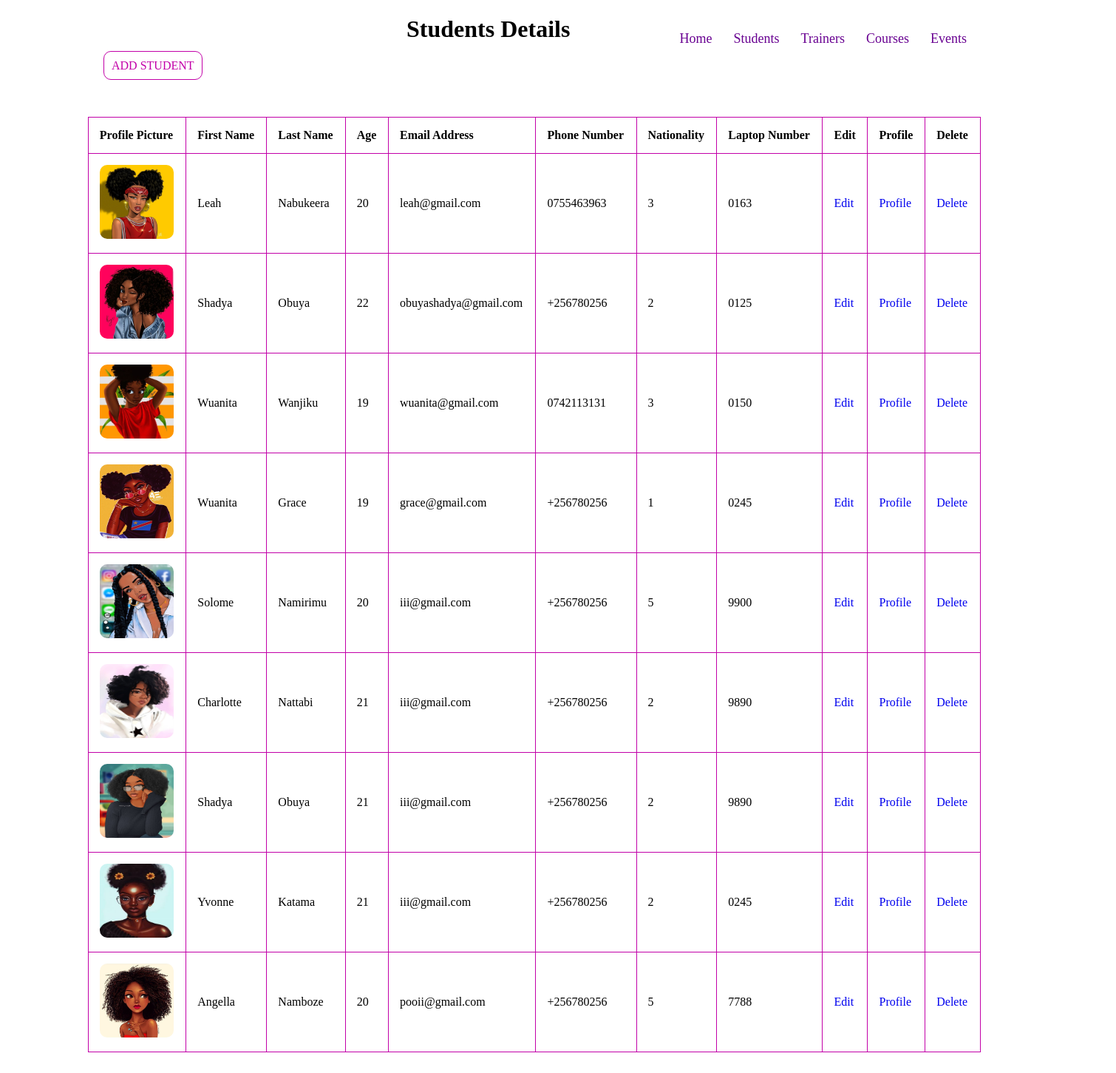
The app's page /student/list/, older data.
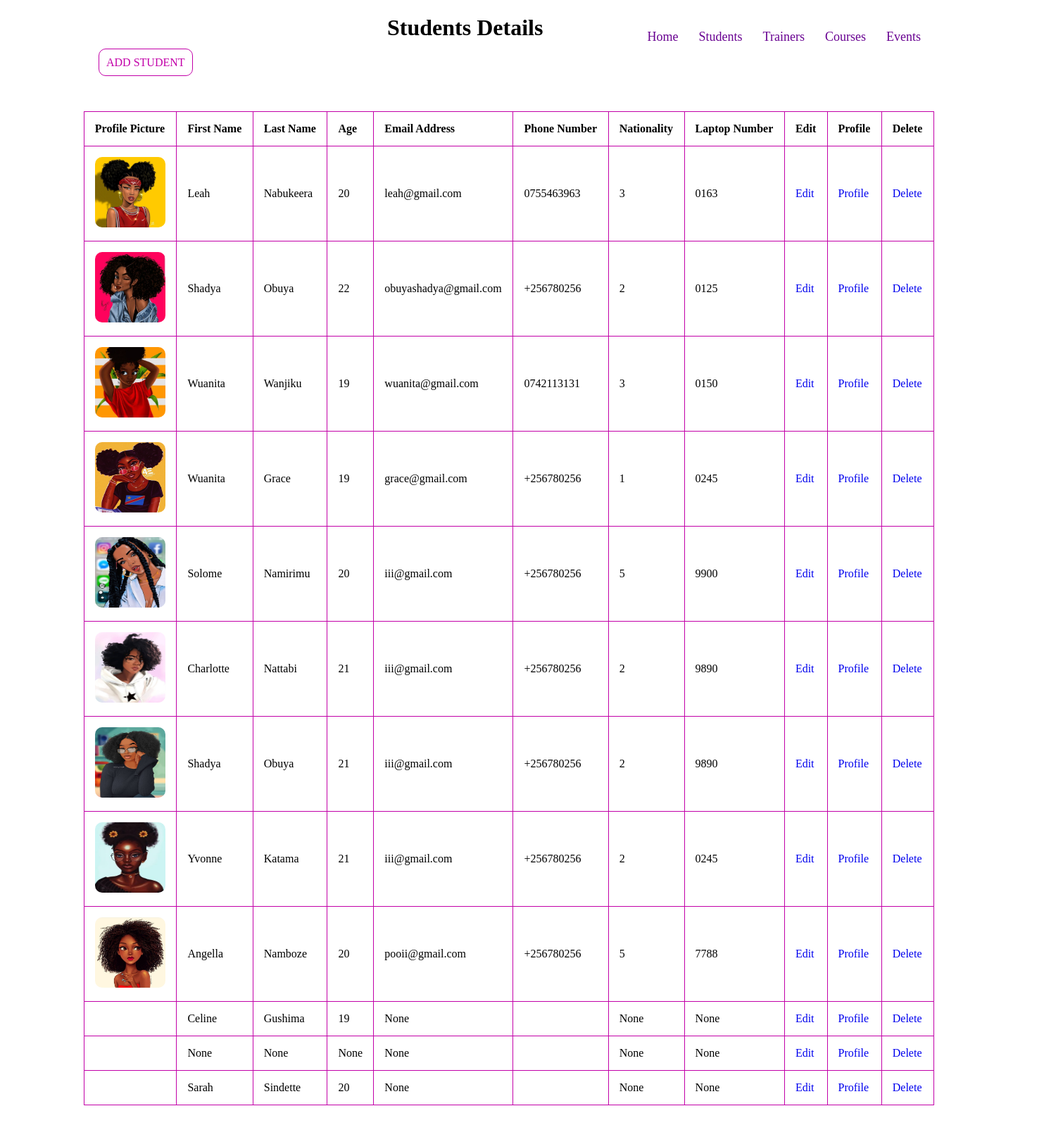
The same page, newer data.
### student/models.py (models this page shows)
class Student(models.Model):
    profile_pic=models.ImageField(upload_to = 'images/')
    first_name=models.CharField(max_length=12, null=True)
    last_name=models.CharField(max_length=12, null=True)
    gender_choice=(
        ('1','Female'),
        ('2','Male'),
        ('3','Prefer not to say')
    )
    gender=models.CharField(max_length=8,choices=gender_choice, null=True)
    age=models.PositiveSmallIntegerField(null=True)
    date_of_birth=models.DateField(null=True)
    phone_number=models.CharField(max_length=10)
    nationality_choice=(
        ('1','Rwandan'),
        ('2','Kenyan'),
        ('3','Ugandan'),
        ('4','SouthSudanes'),
        ('5','Sudanes')
    )
    nationality=models.CharField(max_length=15,choices=nationality_choice, null=True)
    national_Id=models.CharField(max_length=20)
    email_address=models.EmailField(null=True)
    admission_date=models.DateField(null=True, blank=True)
    medical_form=models.FileField(upload_to="documents/",null=True)
    laptop_serial_number=models.CharField(max_length=30, null=True, blank= True)
    academic_year=models.CharField(max_length=12)
    course_name=models.CharField(max_length=25, null=True, blank=True)

### student/views.py (the view)
# urls.py: path("list/", student_list, name = "student_list"),
def student_list(request):
    students = Student.objects.all()
    return render(request, "student_list.htm", {"students":students})

### student/templates/student_list.htm (shortened to what this page needs)
<!DOCTYPE html>
<html lang="en">
<head>
</head>
<body>
    <nav class="navbar">
        <div class="max-width">
            <div class="logo"><a href="#">C<span>Q</span></a></div>
            <ul class="menu">
                <li><a href="{%url 'home_page'%}" class="menu-btn">Home</a></li>
                <li><a href="{%url 'student_list'%}"class="menu-btn">Students</a></li>
                <li><a href="{%url 'trainer_list'%}"class="menu-btn">Trainers</a></li>
                <li><a href="{%url 'course_list'%}"class="menu-btn">Courses</a></li>
               <li><a href="{%url 'cal:calendar'%}"class="menu-btn">Events</a></li>
            </ul>
        </div>
    </nav>
    <h1>Students Details</h1>
    <div class="clearfix">
    <a class="btn info" href="{% url 'register_student' %}"> ADD STUDENT </a>
    </div>
    <table class="table">
        <tr>
            <th>Profile Picture</th>
            <th>First Name</th>
            <th>Last Name</th>
            <th>Age</th>
            <th>Email Address</th>
            <th>Phone Number</th>
            <th>Nationality</th>
            <th>Laptop Number</th>
            <th>Edit</th>
            <th>Profile</th>
            <th>Delete</th>
        </tr>
        {% for student in students%}
        <tr>
            <td>
                {% if student.profile_pic %}
                <img src="{{ student.profile_pic.url }}">
                {% endif %}
            </td>
            <td>
                {{student.first_name}}
            </td>
            <td>
                {{student.last_name}}
            </td>
            <td>
                {{student.age}}
            </td>
            <td>
                {{student.email_address}}
            </td>
            <td>
                {{student.phone_number}}
            </td>
            <td>
                {{student.nationality}}
            </td>
            <td>
                {{student.laptop_serial_number}}
            </td>
            <td>
                <a href="{%url 'edit_student' id=student.id%}">Edit</a>
            </td>
            <td>
                <a href="{%url 'student_profile' id=student.id%}">Profile</a>
            </td>
            <td>
                <a href="{%url 'delete_student' id=student.id%}">Delete</a>
            </td>
        </tr>
        {% endfor %}
    </table>
</body>
</html>

### student/templates/student_list.htm (style rules this page uses)
body { margin-left: 300px; height:50%; width:80%; z-index:1; top: 0; overflow-x: hidden; }
table { width: 100%; margin-left: -15%; margin-top: 5%; margin-bottom: 8%; }
th, caption { text-align: left; }
table, th, td { border: 1px solid #c200a8; ; border-collapse: collapse; }
th, td { padding: 15px; }
h1 { margin-left: 250px; color: rgb(0, 0, 0); }
img { width: 100px ; height:100px ; border-radius: 10px; }
.info { border-color: #c200a8; color:#c200a8; }
.clearfix { margin-left: -160px; }
.btn { background-color:#ffffff; color:#c200a8; border-radius: 10px; padding: 10px; align-items: center; width: 300px; margin-right: 71px; border: 1px solid #c200a8; }
a { text-decoration: none; }
.navbar { position: absolute; width: 100%; padding: 5px 0; padding-bottom: -50px; font-family: 'Roboto Slab', serif; transition: all 0.3s ease; }
.navbar .max-width { display: flex; align-items: center; justify-content: space-between; }
.navbar .menu li { list-style: none; display: inline-block; }
.navbar .menu li a { display: block; color: rgb(104, 1, 145); font-size: 18px; font-weight: 500; margin-left: 25px; transition: color 0.3s ease; }
.navbar .logo a { color: rgb(255, 255, 255); font-size: 35px; font-weight: 600; font-family: 'Style Script', cursive; }
.navbar .logo a span { color: #ffffff; transition: all 0.3s ease; font-family: 'Style Script', cursive; }

Row changes from the older to the newer data that the page shows:
added Student: first_name "Celine", last_name "Gushima", age "19", email_address "None", nationality "None", laptop_serial_number "None"
added Student: first_name "None", last_name "None", age "None", email_address "None", nationality "None", laptop_serial_number "None"
added Student: first_name "Sarah", last_name "Sindette", age "20", email_address "None", nationality "None", laptop_serial_number "None"
